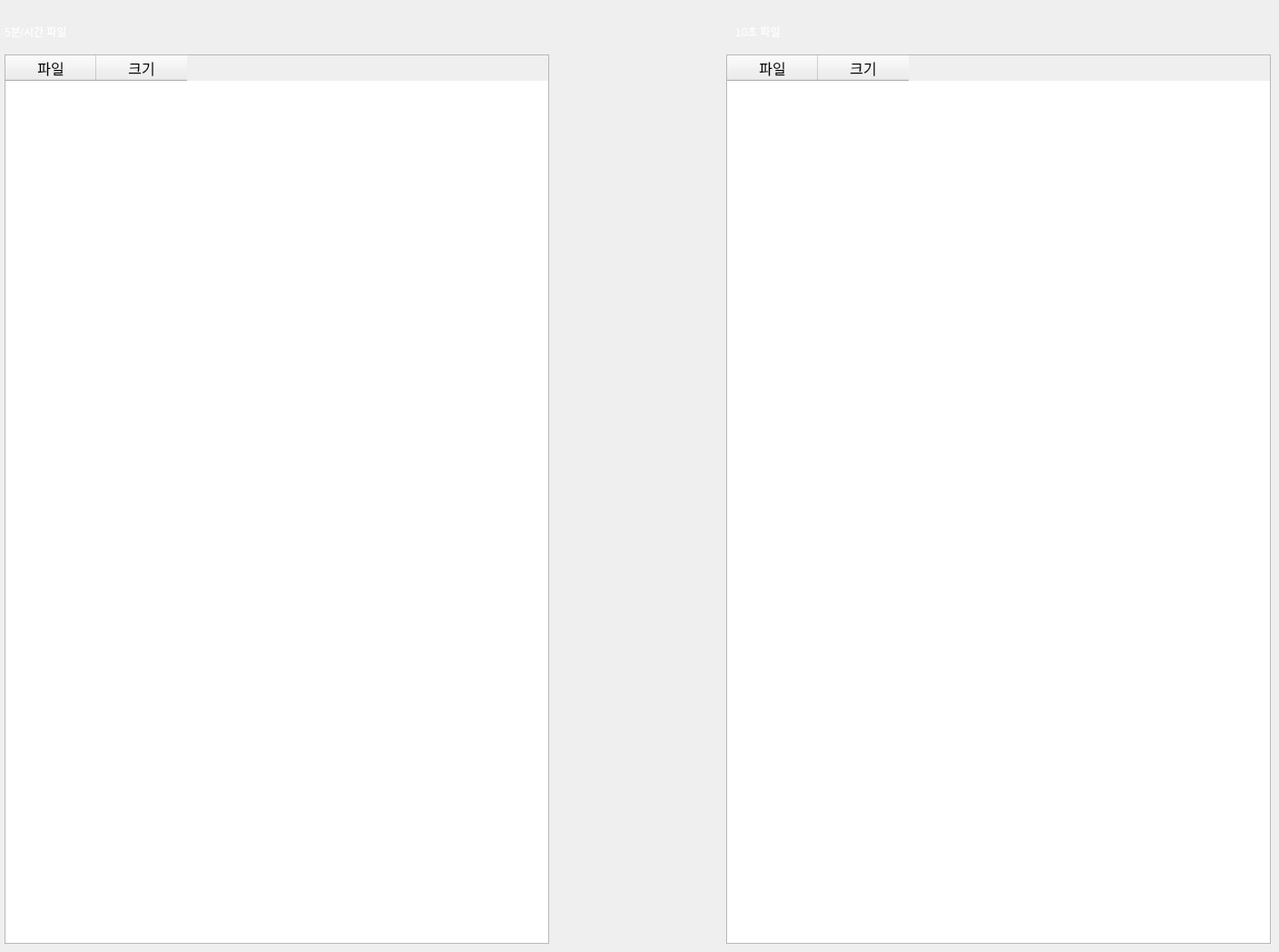
   <widget class="QWidget" name="page">
    <widget class="QTableWidget" name="table5Min">
     <property name="geometry">
      <rect>
       <x>5</x>
       <y>60</y>
       <width>600</width>
       <height>980</height>
      </rect>
     </property>
     <property name="font">
      <font>
       <family>나눔고딕코딩</family>
       <pointsize>12</pointsize>
      </font>
     </property>
     <property name="editTriggers">
      <set>QAbstractItemView::NoEditTriggers</set>
     </property>
     <property name="selectionMode">
      <enum>QAbstractItemView::MultiSelection</enum>
     </property>
     <property name="selectionBehavior">
      <enum>QAbstractItemView::SelectRows</enum>
     </property>
     <attribute name="verticalHeaderVisible">
      <bool>false</bool>
     </attribute>
     <attribute name="verticalHeaderDefaultSectionSize">
      <number>50</number>
     </attribute>
     <column>
      <property name="text">
       <string>파일</string>
      </property>
      <property name="font">
       <font>
        <pointsize>12</pointsize>
       </font>
      </property>
     </column>
     <column>
      <property name="text">
       <string>크기</string>
      </property>
      <property name="font">
       <font>
        <pointsize>12</pointsize>
       </font>
      </property>
     </column>
    </widget>
    <widget class="QLabel" name="label_5">
     <property name="geometry">
      <rect>
       <x>5</x>
       <y>20</y>
       <width>111</width>
       <height>30</height>
      </rect>
     </property>
     <property name="palette">
      <palette>
       <active>
        <colorrole role="WindowText">
         <brush brushstyle="SolidPattern">
          <color alpha="255">
           <red>255</red>
           <green>255</green>
           <blue>255</blue>
          </color>
         </brush>
        </colorrole>
        <colorrole role="Text">
         <brush brushstyle="SolidPattern">
          <color alpha="255">
           <red>255</red>
           <green>255</green>
           <blue>255</blue>
          </color>
         </brush>
        </colorrole>
        <colorrole role="ButtonText">
         <brush brushstyle="SolidPattern">
          <color alpha="255">
           <red>255</red>
           <green>255</green>
           <blue>255</blue>
          </color>
         </brush>
        </colorrole>
       </active>
       <inactive>
        <colorrole role="WindowText">
         <brush brushstyle="SolidPattern">
          <color alpha="255">
           <red>255</red>
           <green>255</green>
           <blue>255</blue>
          </color>
         </brush>
        </colorrole>
        <colorrole role="Text">
         <brush brushstyle="SolidPattern">
          <color alpha="255">
           <red>255</red>
           <green>255</green>
           <blue>255</blue>
          </color>
         </brush>
        </colorrole>
        <colorrole role="ButtonText">
         <brush brushstyle="SolidPattern">
          <color alpha="255">
           <red>255</red>
           <green>255</green>
           <blue>255</blue>
          </color>
         </brush>
        </colorrole>
       </inactive>
       <disabled>
        <colorrole role="WindowText">
         <brush brushstyle="SolidPattern">
          <color alpha="255">
           <red>255</red>
           <green>255</green>
           <blue>255</blue>
          </color>
         </brush>
        </colorrole>
        <colorrole role="Text">
         <brush brushstyle="SolidPattern">
          <color alpha="255">
           <red>255</red>
           <green>255</green>
           <blue>255</blue>
          </color>
         </brush>
        </colorrole>
        <colorrole role="ButtonText">
         <brush brushstyle="SolidPattern">
          <color alpha="255">
           <red>255</red>
           <green>255</green>
           <blue>255</blue>
          </color>
         </brush>
        </colorrole>
       </disabled>
      </palette>
     </property>
     <property name="styleSheet">
      <string notr="true">QLabel {
    color: #ffffff;
}</string>
     </property>
     <property name="text">
      <string>5분/시간 파일</string>
     </property>
    </widget>
    <widget class="QLabel" name="label_6">
     <property name="geometry">
      <rect>
       <x>810</x>
       <y>20</y>
       <width>111</width>
       <height>30</height>
      </rect>
     </property>
     <property name="palette">
      <palette>
       <active>
        <colorrole role="WindowText">
         <brush brushstyle="SolidPattern">
          <color alpha="255">
           <red>255</red>
           <green>255</green>
           <blue>255</blue>
          </color>
         </brush>
        </colorrole>
        <colorrole role="Text">
         <brush brushstyle="SolidPattern">
          <color alpha="255">
           <red>255</red>
           <green>255</green>
           <blue>255</blue>
          </color>
         </brush>
        </colorrole>
        <colorrole role="ButtonText">
         <brush brushstyle="SolidPattern">
          <color alpha="255">
           <red>255</red>
           <green>255</green>
           <blue>255</blue>
          </color>
         </brush>
        </colorrole>
       </active>
       <inactive>
        <colorrole role="WindowText">
         <brush brushstyle="SolidPattern">
          <color alpha="255">
           <red>255</red>
           <green>255</green>
           <blue>255</blue>
          </color>
         </brush>
        </colorrole>
        <colorrole role="Text">
         <brush brushstyle="SolidPattern">
          <color alpha="255">
           <red>255</red>
           <green>255</green>
           <blue>255</blue>
          </color>
         </brush>
        </colorrole>
        <colorrole role="ButtonText">
         <brush brushstyle="SolidPattern">
          <color alpha="255">
           <red>255</red>
           <green>255</green>
           <blue>255</blue>
          </color>
         </brush>
        </colorrole>
       </inactive>
       <disabled>
        <colorrole role="WindowText">
         <brush brushstyle="SolidPattern">
          <color alpha="255">
           <red>255</red>
           <green>255</green>
           <blue>255</blue>
          </color>
         </brush>
        </colorrole>
        <colorrole role="Text">
         <brush brushstyle="SolidPattern">
          <color alpha="255">
           <red>255</red>
           <green>255</green>
           <blue>255</blue>
          </color>
         </brush>
        </colorrole>
        <colorrole role="ButtonText">
         <brush brushstyle="SolidPattern">
          <color alpha="255">
           <red>255</red>
           <green>255</green>
           <blue>255</blue>
          </color>
         </brush>
        </colorrole>
       </disabled>
      </palette>
     </property>
     <property name="styleSheet">
      <string notr="true">QLabel {
    color: #ffffff;
}</string>
     </property>
     <property name="text">
      <string>10초 파일</string>
     </property>
    </widget>
    <widget class="QTableWidget" name="table10Sec">
     <property name="geometry">
      <rect>
       <x>800</x>
       <y>60</y>
       <width>600</width>
       <height>980</height>
      </rect>
     </property>
     <property name="font">
      <font>
       <family>나눔고딕코딩</family>
       <pointsize>12</pointsize>
      </font>
     </property>
     <property name="editTriggers">
      <set>QAbstractItemView::NoEditTriggers</set>
     </property>
     <property name="selectionMode">
      <enum>QAbstractItemView::MultiSelection</enum>
     </property>
     <property name="selectionBehavior">
      <enum>QAbstractItemView::SelectRows</enum>
     </property>
     <attribute name="verticalHeaderVisible">
      <bool>false</bool>
     </attribute>
     <attribute name="verticalHeaderDefaultSectionSize">
      <number>50</number>
     </attribute>
     <column>
      <property name="text">
       <string>파일</string>
      </property>
      <property name="font">
       <font>
        <pointsize>12</pointsize>
       </font>
      </property>
     </column>
     <column>
      <property name="text">
       <string>크기</string>
      </property>
      <property name="font">
       <font>
        <pointsize>12</pointsize>
       </font>
      </property>
     </column>
    </widget>
   </widget>
